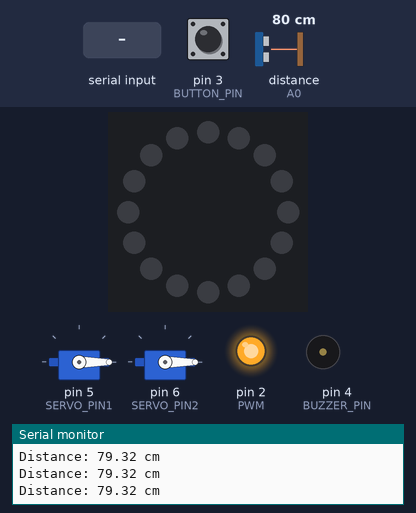
Bench run of a sketch on a simulated Arduino Leonardo, built with avr-gcc and run on an emulated ATmega32U4. Parts: 16 RGB LEDs in a ring, first at the top, clockwise, 2 × servo, output pins drawn as LEDs (lit = HIGH), buzzer (waves = sounding), the last lines printed to the serial monitor. Wiring (inferred from the names in the program): ultrasonic range finder: trigger pin 8; echo A0. The test bench sets the inputs (shaded band); at power-on: pin 3 (BUTTON_PIN) HIGH, distance to the obstacle (sensor on A0) 80 cm. The echo pulse lasts 58.3 µs per cm; dim RGB values are drawn brighter than linear; pins used as bus, display or sensor lines are not drawn.

Above: at 1.2 s.
1.3 s: "detected\n" received over Serial
At 1.7 s:
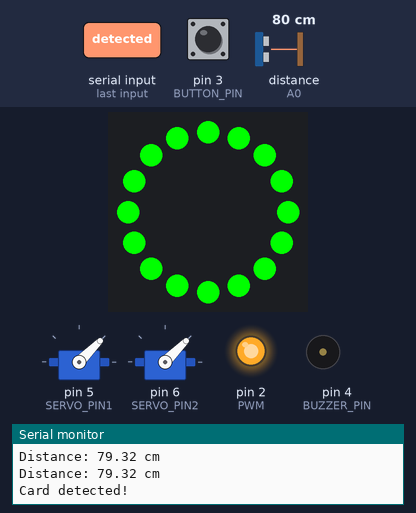
4.0 s: pin 3 (BUTTON_PIN) pulled LOW for 0.15 s
At 4.15 s:
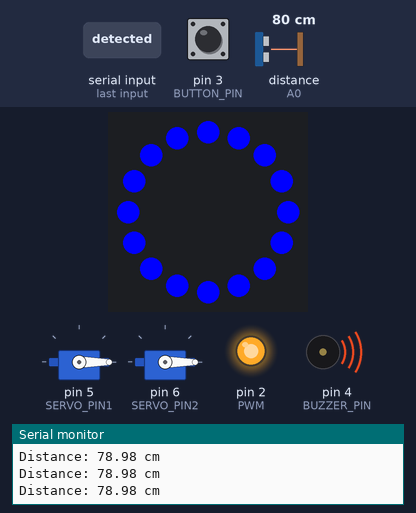
6.4 s: "green\n" received over Serial
At 7.1 s:
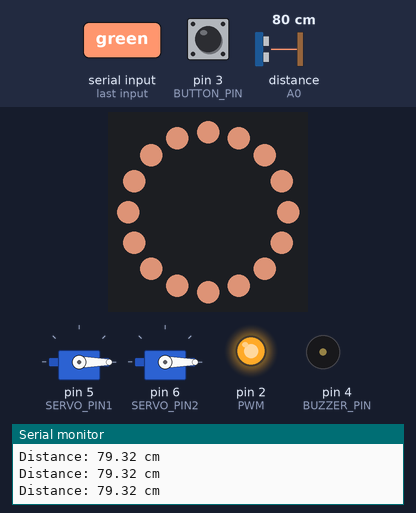
8.2 s: "red\n" received over Serial
At 8.38 s:
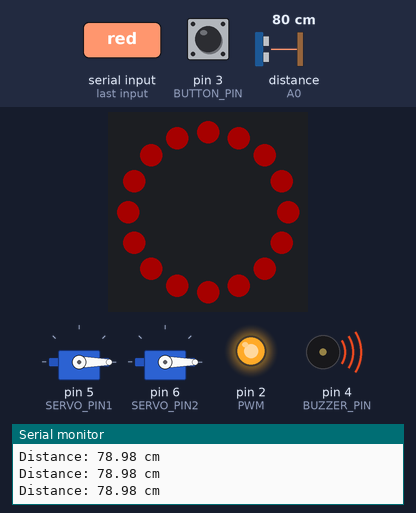
10.4 s: distance to the obstacle (sensor on A0) set to 198 cm
12.1 s: distance to the obstacle (sensor on A0) set to 207 cm
At 13.6 s:
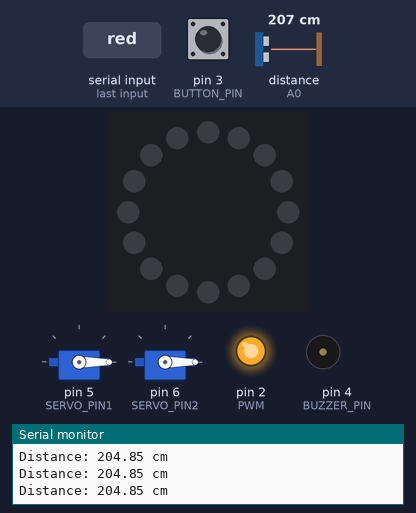
Timing chart, 0 to 14.6 s (numbered marks = the images above; inputs shaded):
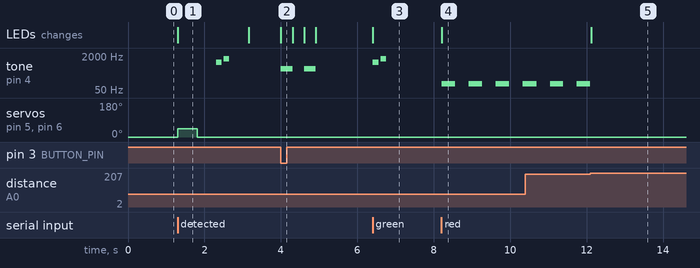

The sketch:

Main_Object.ino
```cpp
#include <SPI.h>
#include <Adafruit_NeoPixel.h>
#include <Servo.h>

#define RING_PIN 7
#define RING_NUM_LEDS 16

#define TRIG_PIN 8
#define ECHO_PIN A0

#define BUZZER_PIN 4

#define SERVO_PIN1 5
#define SERVO_PIN2 6

#define BUTTON_PIN 3

#define PWM 2

Servo myServo1;
Servo myServo2;
Adafruit_NeoPixel ring(RING_NUM_LEDS, RING_PIN, NEO_GRB + NEO_KHZ800);

String currentColor = "";

unsigned long lastTriggerTime = 0;
const unsigned long cooldown = 200;
bool firstTrigger = true;

bool redState = false;
unsigned long redLastToggle = 0;
const unsigned long redBlinkInterval = 350;
unsigned long redStartTime = 0;

// 按钮闪烁控制变量
bool buttonActive = false;
unsigned long buttonLastToggle = 0;
const unsigned long buttonBlinkInterval = 300;
bool buttonLedOn = false;
int buttonBlinkCount = 0;
const int buttonBlinkMax = 4; // 闪烁次数（开关共10次，即5次闪烁）

// 上次按钮状态，用于检测按下事件
bool lastButtonState = HIGH;

void setup() {
  Serial.begin(9600);
  Serial1.begin(9600);
  ring.begin();
  ring.show();

  pinMode(PWM, OUTPUT);
  analogWrite(PWM, 255);

  pinMode(TRIG_PIN, OUTPUT);
  pinMode(ECHO_PIN, INPUT);
  pinMode(BUZZER_PIN, OUTPUT);
  pinMode(BUTTON_PIN, INPUT_PULLUP);

  myServo1.attach(SERVO_PIN1);
  myServo2.attach(SERVO_PIN2);
  myServo1.write(0);
  myServo2.write(0);

  Serial.println("System ready. Type 'detected' to simulate card detection.");
}

void loop() {
  unsigned long currentTime = millis();

  // 串口输入处理
  if (Serial.available() > 0) {
    String input = Serial.readStringUntil('\n');
    input.trim();

    if (input.equalsIgnoreCase("detected")) {
      if (firstTrigger || (currentTime - lastTriggerTime > cooldown)) {
        firstTrigger = false;
        lastTriggerTime = currentTime;

        Serial.println("Card detected!");

        lightRing(0, 255, 0);
        doServo();
        playToneSequence();
        delay(500);
        lightRing(0, 0, 0);
      }
    } else if (input.equalsIgnoreCase("green")) {
      currentColor = "green";
      lightRing(150, 100, 80); // less intensive
      playToneSequence();
      redState = false;
    } else if (input.equalsIgnoreCase("red")) {
      currentColor = "red";
      lightRing(40, 0, 0); // spoiled
      redState = true;
      redStartTime = currentTime;
    } else if (input.equalsIgnoreCase("pat")) {
      if (redState) {
        redState = false;
        noTone(BUZZER_PIN);
        doServo();
      }
    }

    //propagate to container
    else if (input.equalsIgnoreCase("on")){ //fridge open
      Serial1.print("on");
    }
    else if (input.equalsIgnoreCase("stop")){
      Serial1.print("stop");
    }
    else if (input.equalsIgnoreCase("0")){
      Serial1.print("0");
    }
    else if (input.equalsIgnoreCase("1")){
      Serial1.print("1");
    }
    else if (input.equalsIgnoreCase("2")){
      Serial1.print("2");
    }
    else if (input.equalsIgnoreCase("3")){
      Serial1.print("3");
    }
    else if (input.equalsIgnoreCase("4")){
      Serial1.print("4");
    }
  }

  if (Serial1.available() > 0){
    String input = Serial1.readStringUntil('\n');
    input.trim();

    if (input.equalsIgnoreCase("lid_open")){
      //do something when the lid is opened
    }
    else if (input.equalsIgnoreCase("lid_closed")){
      //do something when the lid is closed
    }
  }

  float distance = getDistance();
  Serial.print("Distance: ");
  Serial.print(distance);
  Serial.println(" cm");

  if (distance > 200) {
    lightRing(0, 0, 0);
    noTone(BUZZER_PIN);
    redState = false;
  }

  // 红灯报警状态处理
  if (redState) {
    if (currentTime - redStartTime > 300000) {
      redState = false;
      noTone(BUZZER_PIN);
    } else if (currentTime - redLastToggle >= redBlinkInterval) {
      redLastToggle = currentTime;
      static bool buzzerOn = false;
      buzzerOn = !buzzerOn;
      if (buzzerOn) {
        tone(BUZZER_PIN, 100);
      } else {
        noTone(BUZZER_PIN);
      }
    }
  }

  // 按钮按下检测（下降沿触发）
  bool currentButtonState = digitalRead(BUTTON_PIN);
  if (lastButtonState == HIGH && currentButtonState == LOW) {
    // 按钮刚按下，启动闪烁
    buttonActive = true;
    buttonBlinkCount = 0;
    buttonLedOn = false;  // 从关闭开始
    buttonLastToggle = currentTime - buttonBlinkInterval; // 让闪烁立即开始
  }
  lastButtonState = currentButtonState;

  // 按钮闪烁逻辑
  if (buttonActive) {
    if (currentTime - buttonLastToggle >= buttonBlinkInterval) {
      buttonLastToggle = currentTime;
      buttonLedOn = !buttonLedOn;

      if (buttonLedOn) {
        lightRing(0, 0, 255);    // 蓝色点亮
        tone(BUZZER_PIN, 500);   // 500Hz 蜂鸣音
      } else {
        lightRing(0, 0, 0);      // 灯灭
        noTone(BUZZER_PIN);
      }

      buttonBlinkCount++;
      if (buttonBlinkCount >= buttonBlinkMax) {
        // 完成闪烁，关闭效果
        buttonActive = false;
        lightRing(0, 0, 0);
        noTone(BUZZER_PIN);
      }
    }
  }
}

void lightRing(int r, int g, int b) {
  for (int i = 0; i < RING_NUM_LEDS; i++) {
    ring.setPixelColor(i, ring.Color(r, g, b));
  }
  ring.show();
}

void doServo() {
  myServo1.write(45);
  myServo2.write(45);
  delay(500);
  myServo1.write(0);
  myServo2.write(0);
  delay(500);
}

void playToneSequence() {
  tone(BUZZER_PIN, 1000);
  delay(150);
  noTone(BUZZER_PIN);
  delay(50);
  tone(BUZZER_PIN, 1500);
  delay(150);
  noTone(BUZZER_PIN);
}

float getDistance() {
  digitalWrite(TRIG_PIN, LOW);
  delayMicroseconds(2);
  digitalWrite(TRIG_PIN, HIGH);
  delayMicroseconds(10);
  digitalWrite(TRIG_PIN, LOW);

  long duration = pulseIn(ECHO_PIN, HIGH);
  return duration * 0.034 / 2;
}
```

Measured:
- the behaviour switches between 202 and 203 cm on distance to the obstacle (sensor on A0) (found by bisection; images 4 and 5)
- after the input at 1.3 s, tone on pin 4 (BUZZER_PIN): silent → 1000 Hz after 1.0 s, → silent 0.15 s later, → 1500 Hz 0.05 s later, → silent 0.15 s later; servo on pin 5 (SERVO_PIN1), servo on pin 6 (SERVO_PIN2): 0° → 45° at once, → 0° 0.50 s later; the LEDs: change at once (image 1)
- after the input at 4.0 s, tone on pin 4 (BUZZER_PIN): alternates 500 Hz for 0.30 s and silent for 0.30 s, 4 changes in all, then stays silent, starting at once; the LEDs: change at once (image 2)
- after the input at 6.4 s, tone on pin 4 (BUZZER_PIN): silent → 1000 Hz at once, → silent 0.15 s later, → 1500 Hz 0.05 s later, → silent 0.15 s later; the LEDs: change at once (image 3)
- after the input at 8.2 s, tone on pin 4 (BUZZER_PIN): alternates 100 Hz for 0.35 s and silent for 0.35 s, starting at once; the LEDs: change at once (image 4)
- after the input at 12.1 s, tone on pin 4 (BUZZER_PIN): stops changing and stays silent; the LEDs: change at once (image 5)
- what the display in image 1 shows lasts 1.9 s, from 1.3 s to 3.2 s
